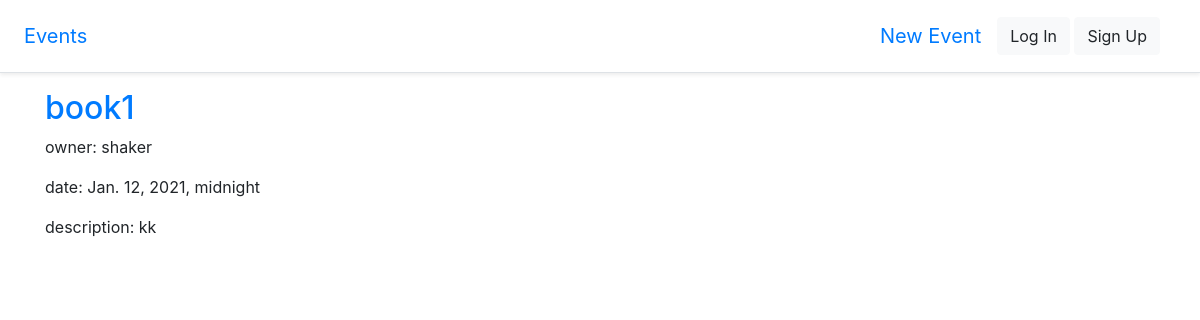
The page /events/3 on the database its author committed.
### events/models.py (models this page shows, shortened)
class Event(models.Model):
    title = models.CharField(max_length=100)
    description = models.TextField()
    date = models.DateTimeField()
    owner = models.ForeignKey(
        CustomUser, on_delete=models.SET_NULL, null=True, related_name="events_owner"
    )
    participant = models.ManyToManyField(
        CustomUser, related_name="events", blank=True)
    class Meta:
        ordering = ("date",)
        indexes = [
            models.Index(fields=["id"], name="id_index"),
        ]

### users/models.py (models this page shows)
class CustomUser(AbstractUser):
    pass

### events/views.py (the view)
# urls.py: path("events/<int:pk>", EventDetail.as_view(), name="event_detail"),
class EventDetail(DetailView):
    model = Event
    template_name = "events/event_detail.html"

### templates/events/event_detail.html (shortened to what this page needs)
{% extends 'base.html' %}
{% block content %}
<div class="book-detail">
<h2><a href="">{{ object.title }}</a></h2>
<p>owner: {{ object.owner }}</p>
<p>date: {{ object.date }}</p>
<p>description: {{ object.description }}</p>
</div>
{% endblock content %}

### rows shown on the page
Event: title "book1", owner "shaker", date "Jan. 12, 2021, midnight", description "kk"
